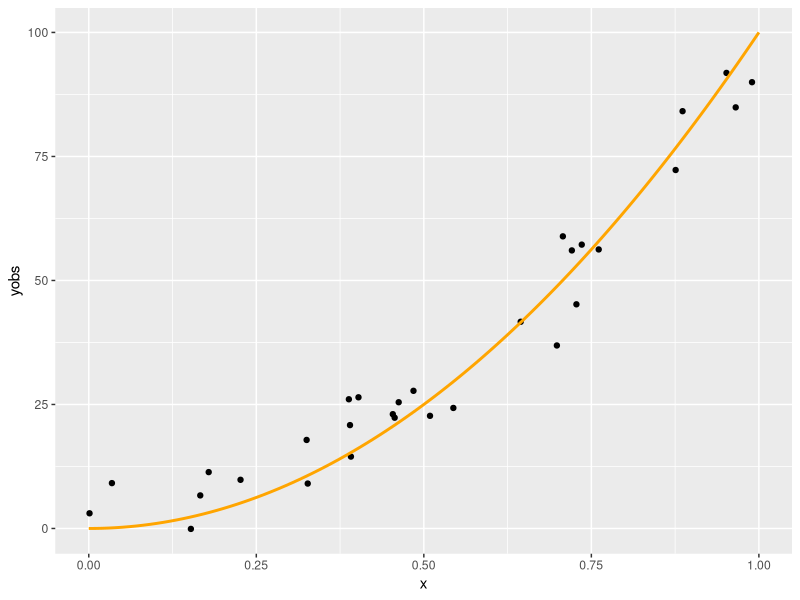
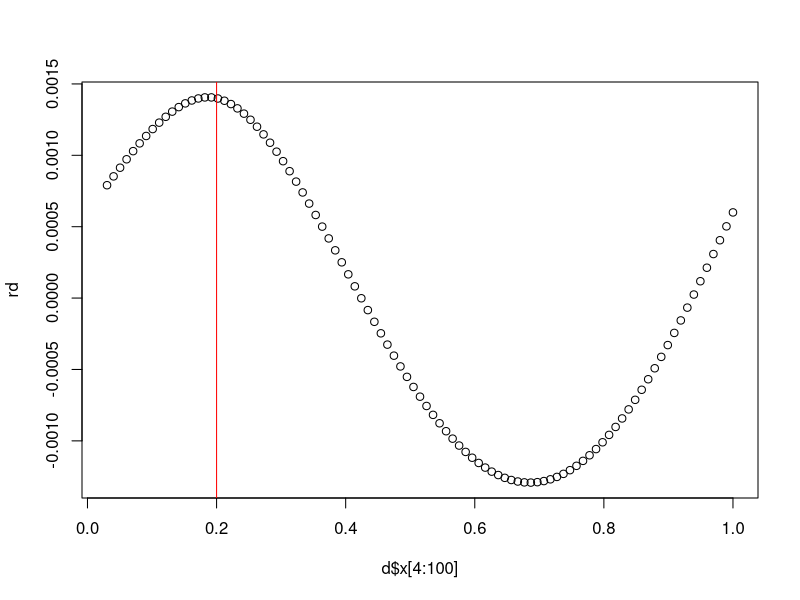
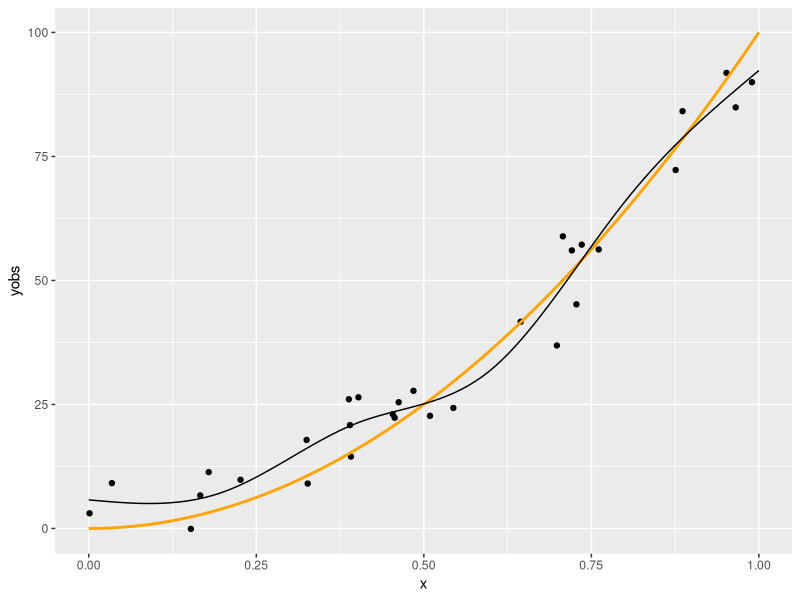

Source code (R) for these figures, in order:
# Reszpekt to https://tamas-ferenci.github.io/FerenciTamas_SimitasSplineRegresszioAdditivModellek/index.html 
library(ggplot2)
set.seed(12345)

n <- 30
x <- runif(n, 0, 1)
xgrid <- seq(0, 1, length.out = 100)
ygrid <- 100*xgrid^2
yobs <- 100*x^2 + rnorm(n, 0, 5)
p <- ggplot(data.frame(x, yobs)) + geom_point(aes(x = x, y = yobs)) +
  geom_line(data = data.frame(xgrid, ygrid), aes(x = xgrid, y = ygrid),
            color = "orange", lwd = 1)
p

xk <- 1:4/5
q <- length(xk) + 2

rk <- function( x, z ) {
  ((z-0.5)^2-1/12)*((x-0.5)^2-1/12)/4-((abs(x-z)-0.5)^4-(abs(x-z)-0.5)^2/2+7/240)/24
}

d <- data.frame( x= seq(0,1, length.out = 100))

rd <- rep( 0, 97)
for (i in 4:100) {
  rd[i-3] <- rk( d$x[i],0.2)
}
plot(d$x[4:100],rd)
abline(v=.2,col='red')

####

X <- matrix(1, n, q) 

X[, 2] <- x

X[, 3:q] <- outer(x, xk, FUN = rk)

spl.X <- function(x, xk) {
  q <- length(xk) + 2
  n <- length(x)
  X <- matrix(1, n, q)
  X[, 2] <- x
  X[, 3:q] <- outer(x, xk, FUN = rk)
  X
}

fit <- lm(yobs ~ X - 1 )

Xp <- spl.X(xgrid, xk)
yp <- Xp%*%coef(fit)
p + geom_line(data = data.frame(xgrid, yp), aes(x = xgrid, y = yp))
